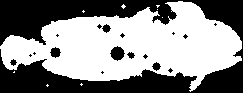
#> input picture AT5/imagens de entrada/fish-16.png, 243 x 93 px
$ python Q7.py
#> lines starting #> are read from the running program, lines starting #| are printed output that depends on the picture; after the words box and inside, x2 and y2 are one past the last pixel; in counts of white or black regions, pixels touching at a corner belong together
### AT5/utils.py
import inspect
from pathlib import Path
from typing import Literal

import cv2
import numpy as np

ImageType = Literal["png", "bmp", "tiff", "webp", "pgm", "jpg"]


def readImageFromMemory(imgName, imgDirectory, readMode):
#> called with imgName = 'fish-16.png', imgDirectory = 'imagens de entrada', readMode = 0
    fileBytes = np.fromfile(
        Path(__file__).parent / imgDirectory / imgName, dtype=np.uint8
    )
    imageNdArray = cv2.imdecode(fileBytes, readMode)
#> imageNdArray is the input picture: shape (93, 243); 54.5% white; 18 black regions (11 under 20 px), largest, box (x1, y1, x2, y2) and area: (0, 0, 243, 93) 9805, (110, 46, 125, 61) 149, (50, 47, 61, 58) 81

    return imageNdArray


# [15 lines left out: function saveImage, not called in this run]

### AT5/Q7.py
import cv2
import matplotlib.pyplot as plt
import numpy as np

from utils import readImageFromMemory

WHITE = 255
BLACK = 0
WINDOW_AXES = (-2, -1)


def padImage(imageNdArray, structuringElement, fillValue):
    radius = structuringElement.shape[0] // 2

    return np.pad(imageNdArray, radius, mode="constant", constant_values=fillValue)


def getWindowsUnderElement(paddedImage, structuringElement):
    return np.lib.stride_tricks.sliding_window_view(
        paddedImage, structuringElement.shape
    )


def ignoreZerosOfStructuringElement(windows, structuringElement, neutralValue):
    return np.where(structuringElement == 1, windows, neutralValue)


def turnWhiteIfAnyMatch(covered):
    anyMatch = np.any(covered == WHITE, axis=WINDOW_AXES)

    return np.where(anyMatch, WHITE, BLACK).astype(np.uint8)


def dilate(imageNdArray, structuringElement):
    padded = padImage(imageNdArray, structuringElement, BLACK)
    windows = getWindowsUnderElement(padded, structuringElement)
    covered = ignoreZerosOfStructuringElement(windows, structuringElement, BLACK)

    return turnWhiteIfAnyMatch(covered)


def invertImage(imageNdArray):
    return WHITE - imageNdArray


def intersectImages(imageA, imageB):
    bothWhite = (imageA == WHITE) & (imageB == WHITE)

    return np.where(bothWhite, WHITE, BLACK).astype(np.uint8)


def uniteImages(imageA, imageB):
    anyWhite = (imageA == WHITE) | (imageB == WHITE)

    return np.where(anyWhite, WHITE, BLACK).astype(np.uint8)


def defineTargetLocation(shape, seedPoint):
    seed = np.full(shape, BLACK, dtype=np.uint8)
    seed[seedPoint] = WHITE

    return seed


def growInsideHole(previous, structuringElement, complement):
    return intersectImages(dilate(previous, structuringElement), complement)


def fillUntilStable(seed, structuringElement, complement):
    previous = seed
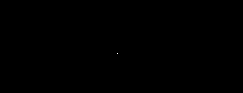
#> previous: shape (93, 243); 0% white in thin lines or dots, all inside (x1, y1, x2, y2) = (117, 53, 118, 54)
    current = growInsideHole(previous, structuringElement, complement)
#> in padImage, `return np.pad(imageNdArray, radius, mode="constant", constant_values=f..`: returned value: shape (95, 245); 0% white in thin lines or dots, all inside (x1, y1, x2, y2) = (118, 54, 119, 55)
#> in turnWhiteIfAnyMatch, `anyMatch = np.any(covered == WHITE, axis=WINDOW_AXES)`: anyMatch: shape (93, 243) bool; 0.02% white in thin lines or dots, all inside (x1, y1, x2, y2) = (116, 52, 119, 55)
    iterations = 1

    while not np.array_equal(current, previous):
        previous = current
        current = growInsideHole(previous, structuringElement, complement)
        iterations += 1
#> this loop made 9 passes
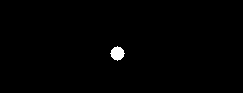
#> previous: shape (93, 243); 0.66% white; 1 white region, box (x1, y1, x2, y2) and area: (110, 46, 125, 61) 149
#> after the loop, iterations = 10

    return current, iterations


def plotImage(rows, cols, position, imageNdArray, title):
    plt.subplot(rows, cols, position)
    plt.imshow(imageNdArray, cmap="gray", vmin=0, vmax=255)
    plt.title(title)
    plt.axis("off")


def markSeedPoint(seedPoint):
    plt.scatter(
        seedPoint[1], seedPoint[0], s=200, facecolors="none", edgecolors="red"
    )


def plotOriginal(imageNdArray, imageName, seedPoint):
    plt.figure(figsize=(6, 3))
    plotImage(1, 1, 1, imageNdArray, f"Imagem Original - {imageName}")
    markSeedPoint(seedPoint)
    plt.tight_layout()


def plotHoleFillingResults(original, filledRegion, filledImage, seedPoint):
    plt.figure(figsize=(14, 3.5))
    plotImage(1, 3, 1, original, "Imagem Original")
    markSeedPoint(seedPoint)
    plotImage(1, 3, 2, filledRegion, "Região Encontrada")
    plotImage(1, 3, 3, filledImage, "Após o Preenchimento")
    plt.tight_layout()


# ================================================================================================

img = readImageFromMemory(
    imgName="fish-16.png",
    imgDirectory="imagens de entrada",
    readMode=cv2.IMREAD_GRAYSCALE,
)

seedPoint = (53, 117)
print(f"Ponto no interior do buraco: linha {seedPoint[0]}, coluna {seedPoint[1]}")

plotOriginal(img, "fish-16.png", seedPoint)

seed = defineTargetLocation(img.shape, seedPoint)

complement = invertImage(img)

se = np.array(
    [
        [0, 1, 0],
        [1, 1, 1],
        [0, 1, 0],
    ],
    dtype=np.uint8,
)

filledRegion, iterations = fillUntilStable(seed, se, complement)
#> iterations = 10
print(f"Iterações até estabilizar: {iterations}")
#| Iterações até estabilizar: 10

filledImage = uniteImages(img, filledRegion)
#> in uniteImages, `anyWhite = (imageA == WHITE) | (imageB == WHITE)`:
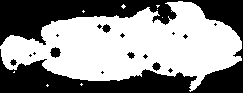
#> anyWhite: shape (93, 243) bool; 55.1% white; 17 black regions (11 under 20 px), largest, box (x1, y1, x2, y2) and area: (0, 0, 243, 93) 9805, (50, 47, 61, 58) 81, (102, 24, 111, 33) 49, (152, 62, 161, 71) 49, (127, 52, 135, 59) 33, (10, 59, 17, 66) 29

plotHoleFillingResults(img, filledRegion, filledImage, seedPoint)

plt.show()
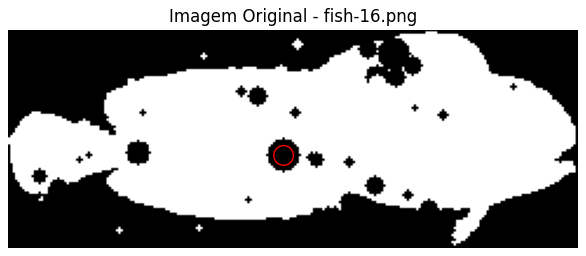
#> figure drawn by matplotlib, 1 panel
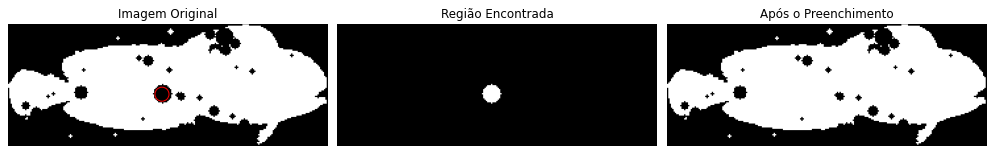
#> figure drawn by matplotlib, 3 panels
